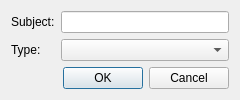
<?xml version="1.0" encoding="UTF-8"?>
<ui version="4.0">
 <class>Sequencer::CreateNewDialog</class>
 <widget class="QDialog" name="Sequencer::CreateNewDialog">
  <property name="geometry">
   <rect>
    <x>0</x>
    <y>0</y>
    <width>240</width>
    <height>93</height>
   </rect>
  </property>
  <property name="windowTitle">
   <string>Dialog</string>
  </property>
  <layout class="QFormLayout" name="formLayout">
   <item row="0" column="0">
    <widget class="QLabel" name="label">
     <property name="text">
      <string>Subject:</string>
     </property>
    </widget>
   </item>
   <item row="0" column="1">
    <widget class="QLineEdit" name="subject"/>
   </item>
   <item row="1" column="0">
    <widget class="QLabel" name="label_2">
     <property name="text">
      <string>Type:</string>
     </property>
    </widget>
   </item>
   <item row="1" column="1">
    <widget class="QComboBox" name="type"/>
   </item>
   <item row="2" column="0" colspan="2">
    <widget class="QDialogButtonBox" name="buttonBox">
     <property name="orientation">
      <enum>Qt::Horizontal</enum>
     </property>
     <property name="standardButtons">
      <set>QDialogButtonBox::Cancel|QDialogButtonBox::Ok</set>
     </property>
    </widget>
   </item>
  </layout>
 </widget>
 <resources/>
 <connections>
  <connection>
   <sender>buttonBox</sender>
   <signal>accepted()</signal>
   <receiver>Sequencer::CreateNewDialog</receiver>
   <slot>accept()</slot>
   <hints>
    <hint type="sourcelabel">
     <x>248</x>
     <y>254</y>
    </hint>
    <hint type="destinationlabel">
     <x>157</x>
     <y>274</y>
    </hint>
   </hints>
  </connection>
  <connection>
   <sender>buttonBox</sender>
   <signal>rejected()</signal>
   <receiver>Sequencer::CreateNewDialog</receiver>
   <slot>reject()</slot>
   <hints>
    <hint type="sourcelabel">
     <x>316</x>
     <y>260</y>
    </hint>
    <hint type="destinationlabel">
     <x>286</x>
     <y>274</y>
    </hint>
   </hints>
  </connection>
 </connections>
</ui>
